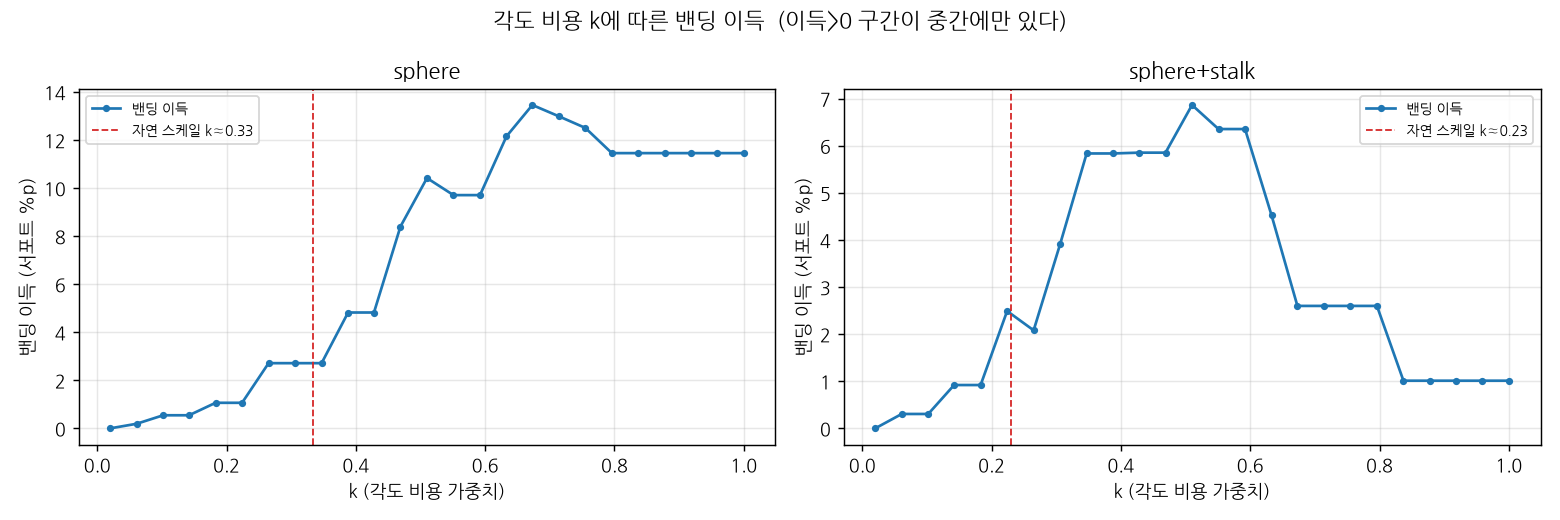

Generate this figure with Python:
"""
analyze_k.py — '구간별 각도의 이득'이 k에 어떻게 의존하나 (검토 대응 · 발표 핵심).

문제(정직하게):
    "구간별이 균일보다 낫다"는 결과는 k(각도 비용 가중치)에 의존한다.
      · k가 너무 작으면 → 균일이 이미 최대각으로 감 → 구간별과 동점 (이득 0)
      · k가 너무 크면   → 둘 다 각도 0으로 감           → 동점 (이득 0)
    이득은 '중간 k' 구간에서만 난다. 그럼 그 구간이 왜 하필 거기인가?

가설(물리적 근거):
    k = "각도 1도를 서포트 몇 %p와 맞바꾸나"(교환율)이다. 따라서 물리적으로 의미 있는
    k의 규모 = 서포트 곡선의 기울기 |dSupport/dAngle| (%p per °)다. 이득이 나는 k 구간이
    이 기울기와 겹치면, k는 임의값이 아니라 '모델이 정해주는 자연 스케일'이 된다.

출력: k별 (균일/구간3 서포트, 이득) 표 + 자연 k 스케일 + 그래프(analyze_k.png)
    python3 analyze_k.py            # 데모 모델들
    python3 analyze_k.py model.stl  # 내 STL
"""

import matplotlib
import numpy as np
import trimesh

matplotlib.use("Agg")
import matplotlib.pyplot as plt

# 판정 기준 통일(2026-07 리뷰): metrics → analytic (해석식)
from conical.analytic import face_support_and_staircase
from conical.config import ANGLE_STEP, MAX_ANGLE_DEG, THRESHOLD_DEG
from conical.meshio import center_on_axis
from conical.plotstyle import L
from conical.varangle import select_banded, select_uniform


def support_curve(mesh, cone_type="outward", threshold_deg=THRESHOLD_DEG):
    """전체 모델의 각도별 남은 서포트(%) 곡선 (자연 k 스케일 계산용)."""
    areas = mesh.area_faces
    total = areas.sum()
    angles = list(range(0, MAX_ANGLE_DEG + 1, ANGLE_STEP))
    sup = []
    for a in angles:
        need, _ = face_support_and_staircase(mesh, a, cone_type, threshold_deg)
        sup.append(areas[need].sum() / total * 100.0)
    return np.array(angles), np.array(sup)


def natural_k_scale(mesh):
    """서포트 곡선의 평균 하강 기울기 |dSupport/dAngle| (%p per °).
    outward/inward 중 더 많이 줄이는 쪽 기준."""
    best = 0.0
    for ct in ("outward", "inward"):
        ang, sup = support_curve(mesh, ct)
        drop = sup[0] - sup.min()
        a_at_min = ang[int(np.argmin(sup))]
        if a_at_min > 0 and drop > 0:
            best = max(best, drop / a_at_min)
    return best


def k_sweep(mesh, k_values):
    rows = []
    for k in k_values:
        u = select_uniform(mesh, k)
        b = select_banded(mesh, k, 3)
        rows.append((k, u["support_pct"], b["support_pct"],
                     u["support_pct"] - b["support_pct"]))
    return rows


def analyze(name, mesh, ax=None):
    mesh = mesh.copy()
    mesh.merge_vertices()
    center_on_axis(mesh)   # 회전축(Z)에 XY 센터링 + 바닥 z=0 (off-axis 왜곡 방지)

    kscale = natural_k_scale(mesh)
    ks = np.round(np.linspace(0.02, 1.0, 25), 3)
    rows = k_sweep(mesh, ks)

    print(f"\n{'='*60}\n[{name}]  면수 {len(mesh.faces):,}")
    print(f"  자연 k 스케일(서포트 곡선 기울기) ≈ {kscale:.2f} %p/°")
    print(f"{'k':>6} | {'균일서포트':>8} | {'구간3서포트':>9} | {'이득':>6}")
    print("-" * 60)
    peak = max(rows, key=lambda r: r[3])
    for i, (k, us, bs, g) in enumerate(rows):
        is_peak = (k, us, bs, g) == peak
        if i % 2 == 0 or is_peak:   # 너무 빽빽하지 않게 한 줄 걸러 + 피크는 항상
            mark = "  <= 이득 최대" if is_peak else ""
            print(f"{k:6.3f} | {us:7.1f}% | {bs:8.1f}% | {g:+5.1f}%p{mark}")
    print(f"  → 이득 최대: k={peak[0]:.3f} 에서 {peak[3]:+.1f}%p "
          f"(자연 스케일 {kscale:.2f}와 비교)")

    if ax is not None:
        ks_arr = [r[0] for r in rows]
        gain = [r[3] for r in rows]
        ax.plot(ks_arr, gain, marker="o", ms=3, label=L("banding gain", "밴딩 이득"))
        ax.axvline(kscale, color="tab:red", ls="--", lw=1,
                   label=L(f"natural k≈{kscale:.2f}", f"자연 스케일 k≈{kscale:.2f}"))
        ax.set_title(name)
        ax.set_xlabel(L("k (angle cost weight)", "k (각도 비용 가중치)"))
        ax.set_ylabel(L("banding gain (support %p)", "밴딩 이득 (서포트 %p)"))
        ax.grid(alpha=0.3)
        ax.legend(fontsize=8)
    return rows, kscale


def demo_models():
    models = {}
    models["sphere"] = trimesh.creation.icosphere(subdivisions=4, radius=10)
    s = trimesh.creation.icosphere(subdivisions=3, radius=8)
    cyl = trimesh.creation.cylinder(radius=3, height=20)
    cyl.apply_translation([0, 0, 18])
    models["sphere+stalk"] = trimesh.util.concatenate([s, cyl])
    return models


if __name__ == "__main__":
    import sys

    if len(sys.argv) > 1:
        models = {sys.argv[1]: trimesh.load(sys.argv[1], force="mesh")}
    else:
        print("[STL 없음 → 데모 모델들로 실행]")
        models = demo_models()

    fig, axes = plt.subplots(1, len(models), figsize=(6 * len(models), 4), squeeze=False)
    for ax, (name, mesh) in zip(axes[0], models.items(), strict=True):
        analyze(name, mesh, ax)
    fig.suptitle(L("Banding advantage vs angle-cost k  (gain>0 only in a middle window)",
                   "각도 비용 k에 따른 밴딩 이득  (이득>0 구간이 중간에만 있다)"))
    fig.tight_layout()
    fig.savefig("analyze_k.png", dpi=130)
    print("\nsaved: analyze_k.png")
    print("해석: 이득이 나는 k 구간이 '자연 k 스케일'(빨간 점선) 근처에 있으면,")
    print("      k는 임의값이 아니라 모델의 서포트 곡선이 정해주는 값이라는 근거가 된다.")
